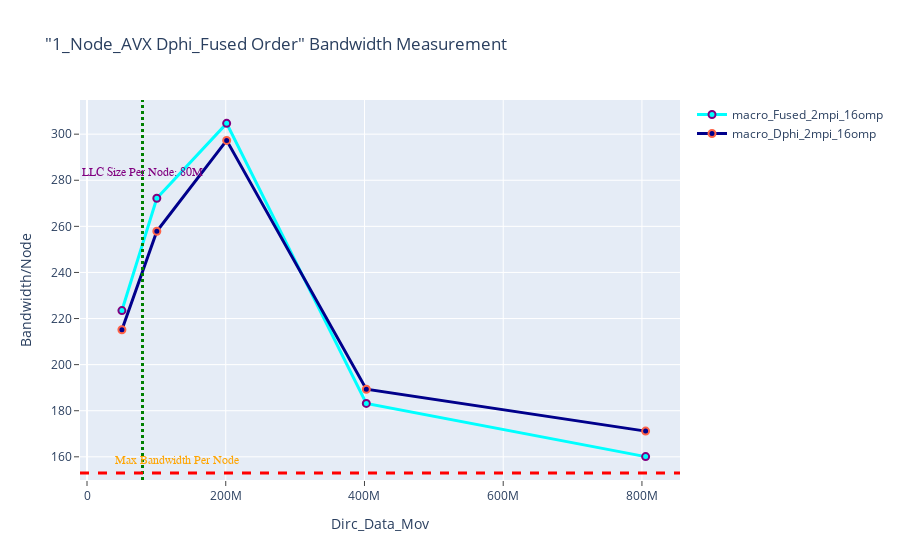

Notebook cell for this chart:
### Markdown cell above
## Bandwidth Macro Dphi_Fused Order Execution

### Code cell
fig = go.Figure()

fig.add_trace(go.Scatter(x=(df_n1_macro_Dphi_Fused.Dirc_Data_Mov*(df_n1_macro_Dphi_Fused.MPI_SIZE)), 
                        y=(df_n1_macro_Dphi_Fused.Fused_BAND*(df_n1_macro_Dphi_Fused.MPI_SIZE)), 
                         mode='lines+markers', 
                         name='macro_Fused_2mpi_16omp',
                         line=dict(color='cyan',width=3),
                         marker=dict(symbol='circle',size=7,line=dict(color='Purple',width=2))))
fig.add_trace(go.Scatter(x=(df_n1_macro_Dphi_Fused.Dirc_Data_Mov*(df_n1_macro_Dphi_Fused.MPI_SIZE)), 
                         y=(df_n1_macro_Dphi_Fused.Dphi_BAND*(df_n1_macro_Dphi_Fused.MPI_SIZE)), 
                         mode='lines+markers', 
                         name='macro_Dphi_2mpi_16omp',
                         line=dict(color='darkblue',width=3),
                         marker=dict(symbol='circle',size=7, line=dict(color='tomato',width=2))))



# Adding vertical and horizontal lines 
fig.add_vline(x=80e6, line_width=3, line_dash="dot", line_color="green")
fig.add_hline(y=153, line_width=3, line_dash="dash", line_color="red")

# Add annotation with arrow
fig.add_annotation(
    x='80e6'
    , y=280
    , text=f'LLC Size Per Node: 80M'
    , yanchor='bottom'
    , showarrow=False
    , arrowhead=1
    , arrowsize=1
    , arrowwidth=2
    , arrowcolor="#636363"
    , ax=-20
    , ay=-30
    , font=dict(size=12, color="purple", family="Sans Serif")
    , align="left"
    ,)

fig.add_annotation(
    x='130e6'
    , y=155
    , text=f'Max Bandwidth Per Node'
    , yanchor='bottom'
    , showarrow=False
    , arrowhead=1
    , arrowsize=1
    , arrowwidth=2
    , arrowcolor="#636363"
    , ax=-20
    , ay=-30
    , font=dict(size=12, color="orange", family="Sans Serif")
    , align="left"
    ,)


fig.update_layout(title='"1_Node_AVX Dphi_Fused Order" Bandwidth Measurement',
                  xaxis_title='Dirc_Data_Mov', yaxis_title='Bandwidth/Node', 
                  xaxis=dict(ticks="outside"),  
                  yaxis=dict(ticks="outside"))

### Figure 1 — Plotly figure (JSON) as saved in the notebook; plotly's stock layout.template omitted (floating-point values rounded to 4 significant figures)
{"data": [{"line": {"color": "cyan", "width": 3}, "marker": {"line": {"color": "Purple", "width": 2}, "size": 7, "symbol": "circle"}, "mode": "lines+markers", "name": "macro_Fused_2mpi_16omp", "type": "scatter", "x": [50331648, 100663296, 201326592, 402653184, 805306368], "y": [223.5, 272.2, 304.7, 183.2, 160.1]}, {"line": {"color": "darkblue", "width": 3}, "marker": {"line": {"color": "tomato", "width": 2}, "size": 7, "symbol": "circle"}, "mode": "lines+markers", "name": "macro_Dphi_2mpi_16omp", "type": "scatter", "x": [50331648, 100663296, 201326592, 402653184, 805306368], "y": [215.1, 257.9, 297.3, 189.3, 171.2]}], "layout": {"annotations": [{"align": "left", "arrowcolor": "#636363", "arrowhead": 1, "arrowsize": 1, "arrowwidth": 2, "ax": -20, "ay": -30, "font": {"color": "purple", "family": "Sans Serif", "size": 12}, "showarrow": false, "text": "LLC Size Per Node: 80M", "x": "80e6", "y": 280, "yanchor": "bottom"}, {"align": "left", "arrowcolor": "#636363", "arrowhead": 1, "arrowsize": 1, "arrowwidth": 2, "ax": -20, "ay": -30, "font": {"color": "orange", "family": "Sans Serif", "size": 12}, "showarrow": false, "text": "Max Bandwidth Per Node", "x": "130e6", "y": 155, "yanchor": "bottom"}], "shapes": [{"line": {"color": "green", "dash": "dot", "width": 3}, "type": "line", "x0": 80000000, "x1": 80000000, "xref": "x", "y0": 0, "y1": 1, "yref": "y domain"}, {"line": {"color": "red", "dash": "dash", "width": 3}, "type": "line", "x0": 0, "x1": 1, "xref": "x domain", "y0": 153, "y1": 153, "yref": "y"}], "title": {"text": "\"1_Node_AVX Dphi_Fused Order\" Bandwidth Measurement"}, "xaxis": {"ticks": "outside", "title": {"text": "Dirc_Data_Mov"}}, "yaxis": {"ticks": "outside", "title": {"text": "Bandwidth/Node"}}}}
